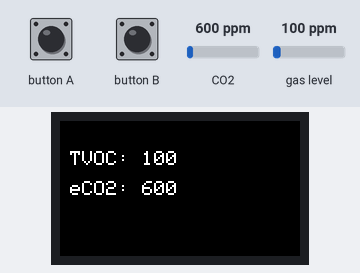
A program run on a simulated ESP32. Shown: 240×135 colour display. The inputs (shaded band) are chosen by the test bench; at power-on: CO2 600 ppm, gas level 100 ppm.

Above: at 2.3 s.
2.4 s: CO2 set to 452 ppm
At 4.5 s:
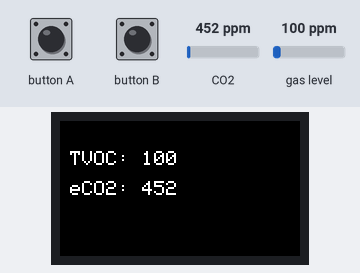
4.8 s: gas level set to 20 ppm
At 6.5 s:
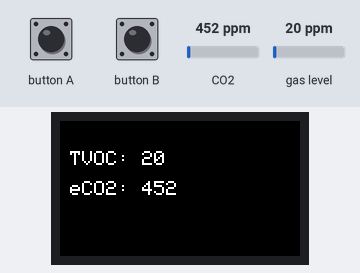
6.8 s: CO2 set to 1050 ppm
At 8.6 s:
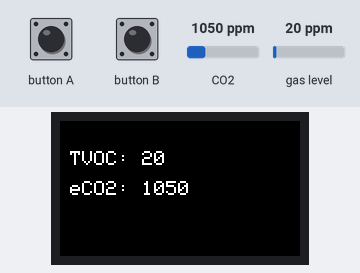
8.9 s: gas level set to 250 ppm
At 10.8 s:
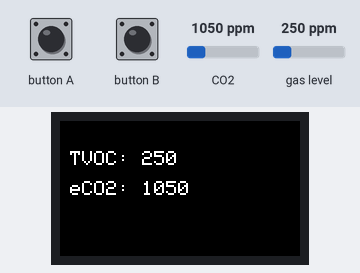
Timing chart, 0 to 12.0 s (numbered marks = the images above; inputs shaded):
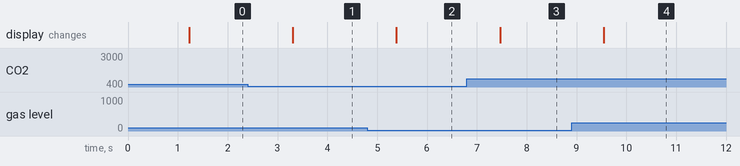

Measured:
- after the input at 2.4 s, the display: changes after 0.91 s (image 1)
- after the input at 4.8 s, the display: changes after 0.59 s (image 2)
- after the input at 6.8 s, the display: changes after 0.67 s (image 3)
- after the input at 8.9 s, the display: changes after 0.65 s (image 4)

The program:

main.cpp
```cpp
/*
 * Simple VOC Monitor Example
 *
 * Basic example showing minimal code to read and display VOC data
 */

#include <M5StickCPlus2.h>
#include "Adafruit_SGP30.h"

Adafruit_SGP30 sgp;

void setup() {
  auto cfg = M5.config();
  M5.begin(cfg);

  M5.Lcd.setRotation(1);
  M5.Lcd.fillScreen(BLACK);
  M5.Lcd.setTextSize(2);

  Serial.begin(115200);
  Wire.begin(32, 33);

  if (!sgp.begin()) {
    M5.Lcd.println("Sensor Error!");
    while (1);
  }

  M5.Lcd.println("Ready!");
  delay(1000);
}

void loop() {
  M5.update();

  if (sgp.IAQmeasure()) {
    M5.Lcd.fillScreen(BLACK);
    M5.Lcd.setCursor(10, 30);
    M5.Lcd.print("TVOC: ");
    M5.Lcd.println(sgp.TVOC);
    M5.Lcd.setCursor(10, 60);
    M5.Lcd.print("eCO2: ");
    M5.Lcd.println(sgp.eCO2);
  }

  delay(1000);
}
```
